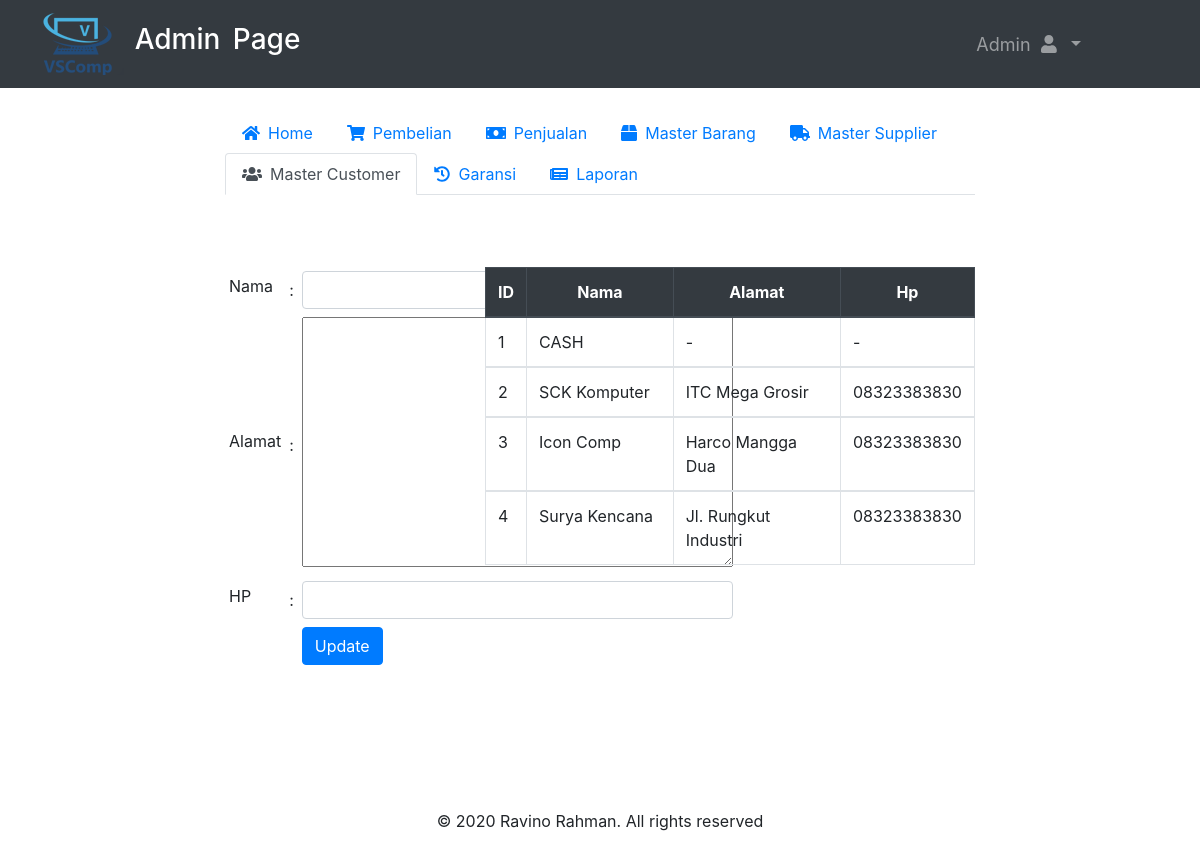
The app's page /admin/update-cust.php (signed in) with its own data.
### tables this page shows
CREATE TABLE `pelanggan` (
  `ID_PELANGGAN` varchar(100) NOT NULL,
  `NAMA` varchar(20) DEFAULT NULL,
  `ALAMAT` varchar(100) DEFAULT NULL,
  `HP` varchar(20) DEFAULT NULL
);

### function/function.php (called while the page is built, shortened)
<?php
 $conn= mysqli_connect ("localhost","root","","vsstore");
function tampil_data($query){
  global $conn;
  $hasil = mysqli_query ($conn,$query);
  $array = [];
  while($data = mysqli_fetch_assoc($hasil)){
    $array[] = $data;
  }
  return $array;
}
?>

### admin/update-cust.php (the view, shortened to what this page needs)
<?php
include'header.php';
?>
<div class="container-fluid custom-container">
  <div class="nav-menu">
  <ul class="nav nav-tabs" id="myTab" role="tablist">
    <li class="nav-item">
      <a class="nav-link" id="home-tab" href="dasboard.php" role="tab" aria-controls="home" aria-selected="true"><i class="fas fa-home mr-2"></i>Home</a>
    </li>
    <li class="nav-item">
      <a class="nav-link" id="contact-tab" href="pembelian.php" role="tab" aria-controls="pembelian" aria-selected="false"><i class="fas fa-shopping-cart mr-2"></i>Pembelian</a>
    </li>
    <li class="nav-item">
      <a class="nav-link" id="contact-tab" href="penjualan.php" role="tab" aria-controls="penjualan" aria-selected="false"><i class="fas fa-money-bill mr-2"></i>Penjualan</a>
    </li>
    <li class="nav-item">
      <a class="nav-link" id="barang-tab" href="master-barang.php" role="tab" aria-controls="master barang" aria-selected="false"><i class="fas fa-box mr-2"></i>Master Barang</a>
    </li>
    <li class="nav-item">
      <a class="nav-link" id="profile-tab" href="master-supplier.php" role="tab" aria-controls="master supplier" aria-selected="false"><i class="fas fa-truck mr-2"></i>Master Supplier</a>
    </li>
    <li class="nav-item">
      <a class="nav-link active" id="profile-tab" href="master-customer.php" role="tab" aria-controls="master customer" aria-selected="false"><i class="fas fa-users mr-2"></i>Master Customer</a>
    </li>
    <li class="nav-item">
      <a class="nav-link" id="profile-tab" href="garansi.php" role="tab" aria-controls="garansi" aria-selected="false"><i class="fas fa-history mr-2"></i>Garansi</a>
    </li>
    <li class="nav-item">
      <a class="nav-link" id="profile-tab" href="laporan.php" role="tab" aria-controls="laporan" aria-selected="false"><i class="fas fa-newspaper mr-2"></i>Laporan</a>
    </li>
  </ul>
  <div class="tab-content" id="myTabContent">
    <div class="tab-pane fade show active" id="master-customer" role="tabpanel" aria-labelledby="profile-tab">
      <br><br>
      <div class="row">
        <div class="col-md-4">
          <?php
            $id_cust = $_GET['id'];
            $data_cust = tampil_data("SELECT * FROM pelanggan WHERE ID_PELANGGAN = '$id_cust'")[0];
           ?>
          <table class="table-group" id="form" cellpadding="4" border="0" style="width:30%;">
            <form class="" action="" method="post">
            <tr>
              <div class="form-group">
              <td><input class="form-control" type="hidden" name="id_cust" value="<?=$data_cust["ID_PELANGGAN"]; ?>" readonly></td>
              </div>
            </tr>
            <tr>
              <div class="form-group">
              <td>
                <label>Nama</label>
              </td>
              <td> : </td>
              <td><input class="form-control" type="text" name="nama" value="<?=$data_cust["NAMA"]; ?>" autocomplete="off"></td>
              </div>
            </tr>
            <tr>
              <div class="form-group">
              <td>
                <label>Alamat</label>
              </td>
              <td> : </td>
              <td><textarea name="alamat" rows="8" cols="40"><?=$data_cust["ALAMAT"]; ?></textarea>
              </div>
            </tr>
            <tr>
              <div class="form-group">
              <td>
                <label>HP</label>
              </td>
              <td> : </td>
              <td><input class="form-control" type="text" name="hp" value="<?=$data_cust["HP"]; ?>"></td>
              </div>
            </tr>
            <tr>
              <td></td>
              <td></td>
              <td><button class="btn btn-primary" type="submit" name="update">Update</button></td>
            </tr>
          </table>
    </div>
         <div class="col-md-8">
           <table class="table table-bordered mt-4" border="1">
               <thead class="thead-dark text-center">
                 <th scope="col" width="5%">ID</th>
                 <th scope="col" width="30%">Nama</th>
                 <th scope="col">Alamat</th>
                 <th scope="col" width="10%">Hp</th>
               </thead>
               <tbody>
                 <?php $data_cust = tampil_data("SELECT *  FROM pelanggan");  ?>
                 <?php foreach ($data_cust as $cust) : ?>
                 <tr>
                 <td><?= $cust["ID_PELANGGAN"]; ?></td>
                 <td><?= $cust["NAMA"]; ?></td>
                 <td><?= $cust["ALAMAT"]; ?></td>
                 <td><?= $cust["HP"]; ?></td>
                 </tr>
               </tbody>
             <?php endforeach;?>
             </table>
        </div>
      </div>
    </div>
  </div>
</div>
</div>
<br><br><br><br><br>
</body>
<?php include'footer.php';?>
</html>

### admin/header.php (shortened to what this page needs)
<?php
include'../function/function.php';
$user = $_SESSION['username'];
$hasil = mysqli_query($conn, "SELECT *  FROM login WHERE USERNAME = '$user'");
$row = mysqli_fetch_assoc($hasil);
?>
<!DOCTYPE html>
<html lang="en">
<head>
  <link rel="stylesheet" href="../assets/css/bootstrap.min.css">
  <link rel="stylesheet" href="../assets/css/datatables.min.css">
  <link rel="stylesheet" href="../assets/css/datepicker.css">
  <link rel="stylesheet" href="../assets/fontawesome/css/all.min.css">
  <link rel="stylesheet" href="../assets/css/admin.css?v=1.0">
</head>
<body>
  <nav class="navbar navbar-expand-sm bg-dark navbar-dark sticky-top primary-nav" id="nav">
    <div class="container-fluid">
    <a class="navbar-brand" href="dasboard.php">
    <img src="../img/logo1.png" alt="Logo" id="logo"></img>
    <h3 style="display:inline; margin-top:30%">Admin Page</h3>
    </a>
   <div class="collapse navbar-collapse" id="navbarSupportedContent">
    <ul class="navbar-nav ml-auto">
      <li class="nav-item dropdown">
        <a class="nav-link dropdown-toggle" href="#" id="navbarDropdown" role="button" data-toggle="dropdown" aria-haspopup="true" aria-expanded="false">
          <?php echo $row["NAMA"]; ?> <i class="fas fa-user"></i>
        </a>
        <li class="nav-item">
          <a class="nav-link" href="#"> </a>
        </li>
        <li class="nav-item">
          <a class="nav-link" href="#"> </a>
        </li>
        <li class="nav-item">
          <a class="nav-link" href="#"> </a>
        </li>
        <li class="nav-item">
          <a class="nav-link" href="#"> </a>
        </li>
        <li class="nav-item">
          <a class="nav-link" href="#"> </a>
        </li>
      </li>
    </ul>
  </div>
  </nav>
<br>

### assets/css/admin.css (style rules this page uses)
.navbar-expand-sm { font-size: 18px; word-spacing: 5px; }
.custom-container { width: 65%; }
textarea { overflow-y: scroll; height: 250px; }

### records on screen
pelanggan: ID_PELANGGAN "1", NAMA "CASH", ALAMAT "-", HP "-"
pelanggan: ID_PELANGGAN "2", NAMA "SCK Komputer", ALAMAT "ITC Mega Grosir", HP "08323383830"
pelanggan: ID_PELANGGAN "3", NAMA "Icon Comp", ALAMAT "Harco Mangga Dua", HP "08323383830"
pelanggan: ID_PELANGGAN "4", NAMA "Surya Kencana", ALAMAT "Jl. Rungkut Industri", HP "08323383830"

### other values on screen
$row["NAMA"] "Admin"
